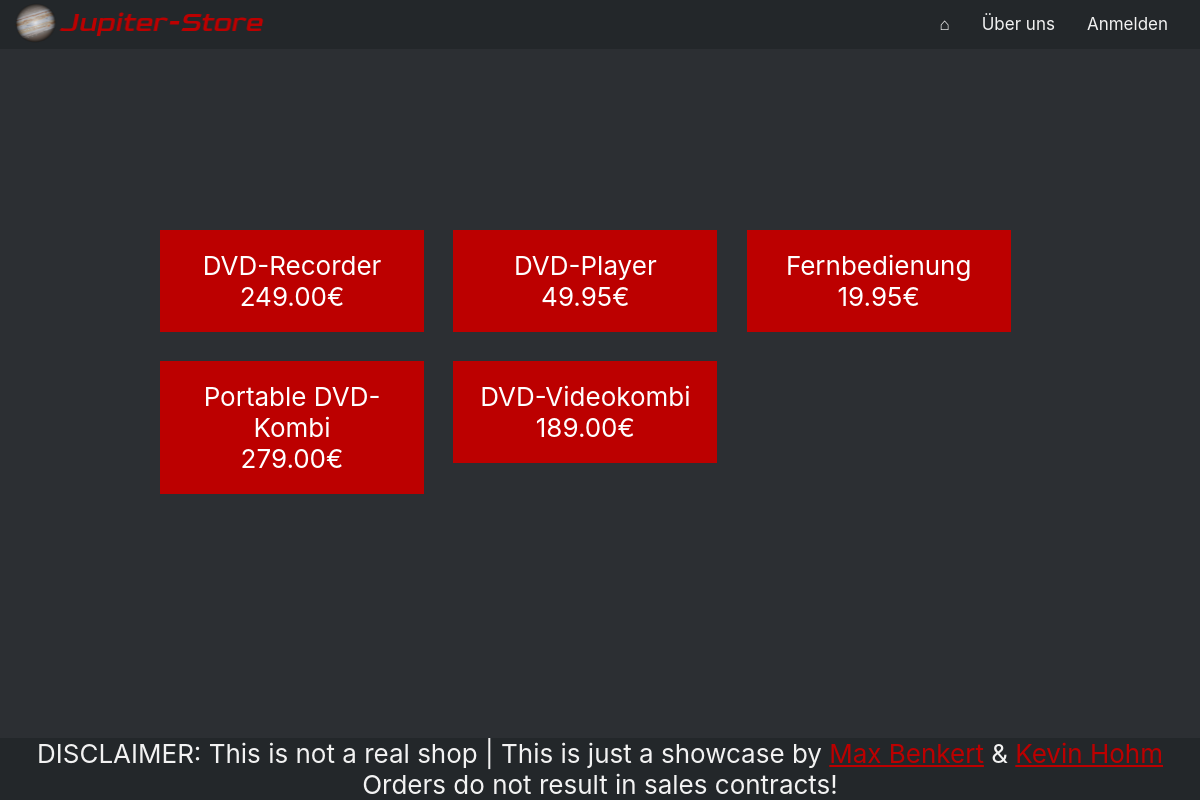
Page /category.php?id=1&category=DVD/Video on the committed database.
### tables this page shows
CREATE TABLE IF NOT EXISTS `article` (
  `article_nr` int(11) unsigned NOT NULL AUTO_INCREMENT,
  `name` varchar(255) NOT NULL DEFAULT '',
  `price` double(6,2) unsigned DEFAULT NULL,
  `category` int(11) NOT NULL,
  PRIMARY KEY (`article_nr`),
  KEY `FK_article_article_category` (`category`),
  CONSTRAINT `FK_article_article_category` FOREIGN KEY (`category`) REFERENCES `article_category` (`id`) ON DELETE CASCADE ON UPDATE CASCADE
);

### src/php_include/db_article.php (called while the page is built, shortened)
<?php
function db_get_articles_from_category($cat_id)
{
    $mysqli = db_connect();
    $sql    = "SELECT * FROM article WHERE category=?";
    $con    = $mysqli->prepare($sql);
    $con->bind_param("i", $cat_id);
    $con->execute();
    $res = $con->get_result();
    if ($res->num_rows == 0) {
        return FALSE;
    } else {
        $articles = array();
        $i        = 0;
        while ($row = $res->fetch_assoc()) {
            $articles[$i]           = new Article();
            $articles[$i]->id       = $row["article_nr"];
            $articles[$i]->name     = $row["name"];
            $articles[$i]->price    = $row["price"];
            $articles[$i]->category = $row["category"];
            $i++;
        }
    }
    return $articles;
}
?>

### src/category.php (the view, shortened to what this page needs)
<?php
require_once("php_include/db_article.php");
$articles = db_get_articles_from_category($_GET["id"]);
if ($articles) {
    foreach ($articles as $article) {
        echo "<a class='stealth__a' href='detail.php?id=" . $article->id . "'><div class='box'><center>" . $article->name . "<br>" . number_format($article->price, 2) . "€</center></div>";
    }
}
else {
    echo "<h2>Zu dieser Kategorie haben wir derzeit leider keine Produkte!</h2>";
    echo "<form action=''/>
    <input type='submit' value='Zurück zur Übersicht'>
    </form>";
}

### src/css/base.css (style rules this page uses)
* { margin:0; padding:0; }
body { padding-top: 70px; background-color: #2C2F33; color: #f2f2f2; font-family: -apple-system, BlinkMacSystemFont, 'Segoe UI', Roboto, Oxygen, Ubuntu, Cantarell, 'Open Sans', 'Helvetica Neue', sans-serif; font-size: 26px; }
.box { float: left; width: 30%; margin-right: 3.33333%; margin-bottom: 3.33333%; padding: 20px 20px; background: rgb(188, 0, 0); box-sizing: border-box; }
.stealth__a { color: white; }

### src/css/footer.css (style rules this page uses)
footer { position: fixed; left: 0; bottom: 0; width: 100%; background-color: #23272A; color: #f2f2f2; text-align: center; }
footer a:link { color: rgb(188,0,0); }

### rows in the picture
article: name "DVD-Recorder", price "249.00"
article: name "DVD-Player", price "49.95"
article: name "Fernbedienung", price "19.95"
article: name "Portable DVD-Kombi", price "279.00"
article: name "DVD-Videokombi", price "189.00"
